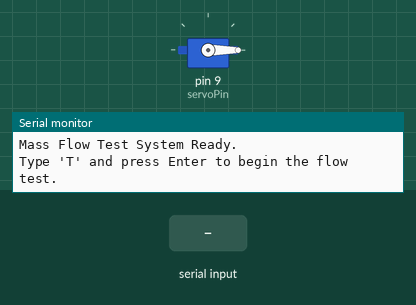
This program was run on a simulated Arduino Uno, built with avr-gcc and run on an emulated ATmega328P. Shown: servo, the last lines printed to the serial monitor. The inputs (shaded band) are chosen by the test bench.

Above: at 1.2 s.
1.3 s: "T" received over Serial
At 1.9 s:
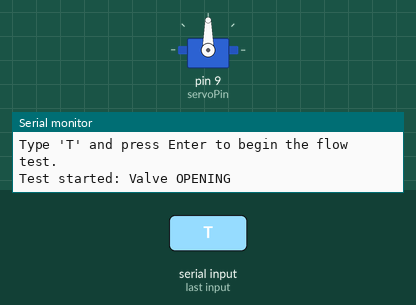
Timing chart, 0 to 7.8 s (numbered marks = the images above; inputs shaded):
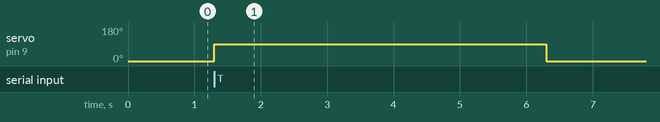

Measured:
- after the input at 1.3 s, servo on pin 9 (servoPin): 0° → 90° at once, → 0° 5.0 s later

The program:

main.cpp
```cpp
#include <Arduino.h>
#include <Servo.h>

Servo flowValve;

const int servoPin = 9;
int closedAngle = 0;
int openAngle = 90;
unsigned long flowDuration = 5000;

void runFlowTest();

void setup() {
  Serial.begin(9600);

  flowValve.attach(servoPin);
  flowValve.write(closedAngle);

  Serial.println("Mass Flow Test System Ready.");
  Serial.println("Type 'T' and press Enter to begin the flow test.");
}

void loop() {
  if (Serial.available() > 0) {
    char command = Serial.read();

    if (command == 'T' || command == 't') {
      runFlowTest();
    }
  }
}

void runFlowTest() {
  Serial.println("Test started: Valve OPENING");
  flowValve.write(openAngle);

  delay(flowDuration);

  Serial.println("Time's up: Valve CLOSING");
  flowValve.write(closedAngle);

  Serial.println("Test complete. Measure your water displacement.");
}
```
